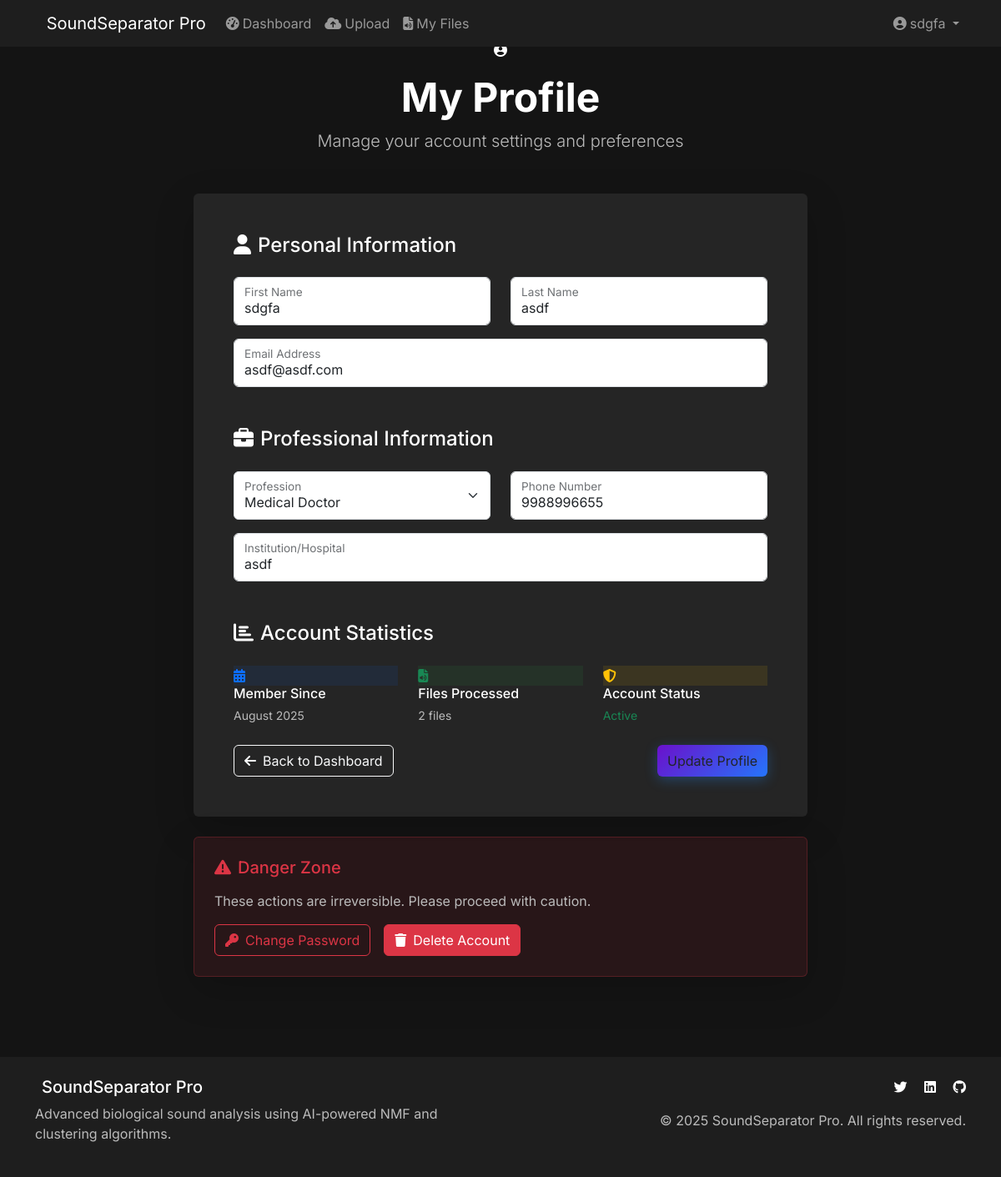
The page /profile (signed in) on the database its author committed.
### app/models.py (models this page shows, shortened)
class User(UserMixin, db.Model):
    id          = db.Column(db.Integer, primary_key=True)
    username    = db.Column(db.String(80), unique=True,  nullable=False)
    email       = db.Column(db.String(120), unique=True, nullable=False)
    first_name  = db.Column(db.String(50),  nullable=False)
    last_name   = db.Column(db.String(50),  nullable=False)
    profession  = db.Column(db.String(100))
    institution = db.Column(db.String(200))
    phone       = db.Column(db.String(20))
    password_hash = db.Column(db.String(255), nullable=False)
    created_at    = db.Column(db.DateTime, default=datetime.utcnow)
    is_active     = db.Column(db.Boolean, default=True)
    audio_files = db.relationship('AudioFile', backref='user', lazy=True)

### app/routes.py (the view, shortened to what this page needs)
@bp.route('/profile', methods=['GET', 'POST'])
@login_required
def profile():
    form = ProfileForm()
    form.first_name.data = current_user.first_name
    form.last_name.data = current_user.last_name
    form.email.data = current_user.email
    form.phone.data = current_user.phone
    form.profession.data = current_user.profession
    form.institution.data = current_user.institution
    return render_template('profile.html', form=form)

### app/forms.py
class ProfileForm(FlaskForm):
    first_name  = StringField(validators=[DataRequired(), Length(min=2, max=50)])
    last_name   = StringField(validators=[DataRequired(), Length(min=2, max=50)])
    email       = StringField(validators=[DataRequired(), Email()])
    phone       = StringField(validators=[Length(min=10, max=20)])
    profession  = SelectField(choices=[
        ('doctor', 'Medical Doctor'), ('nurse', 'Nurse'),
        ('researcher', 'Researcher'), ('student', 'Student'),
        ('technician', 'Medical Technician'), ('engineer', 'Biomedical Engineer'),
        ('other', 'Other')
    ])
    institution = StringField(validators=[Length(max=200)])
    submit      = SubmitField('Update Profile')

### app/models.py (called while the page is built)
@login_manager.user_loader
def load_user(user_id):
    return User.query.get(int(user_id))

### app/templates/profile.html (shortened to what this page needs)
{% extends "base.html" %}
{% block content %}
<div class="container py-5">
    <div class="row">
        <div class="col-lg-8 mx-auto">
            <div class="text-center mb-5" data-aos="fade-up">
                <div class="profile-avatar mb-3">
                    <i class="fas fa-user-circle"></i>
                </div>
                <h1 class="display-5 fw-bold text-white">My Profile</h1>
                <p class="lead text-muted">Manage your account settings and preferences</p>
            </div>
            <div class="card bg-dark-card border-0 shadow-lg" data-aos="fade-up" data-aos-delay="200">
                <div class="card-body p-5">
                    <form method="POST" class="needs-validation" novalidate>
                        <div class="section-header mb-4">
                            <h4 class="text-white">
                                <i class="fas fa-user me-2"></i>Personal Information
                            </h4>
                        </div>
                        <div class="row">
                            <div class="col-md-6">
                                <div class="form-floating mb-3">
                                    {{ form.first_name(class="form-control form-control-dark", placeholder="First Name") }}
                                    <label for="{{ form.first_name.id }}">First Name</label>
                                </div>
                            </div>
                            <div class="col-md-6">
                                <div class="form-floating mb-3">
                                    {{ form.last_name(class="form-control form-control-dark", placeholder="Last Name") }}
                                    <label for="{{ form.last_name.id }}">Last Name</label>
                                </div>
                            </div>
                        </div>
                        <div class="form-floating mb-4">
                            {{ form.email(class="form-control form-control-dark", placeholder="Email Address") }}
                            <label for="{{ form.email.id }}">Email Address</label>
                        </div>
                        <div class="section-header mb-4 mt-5">
                            <h4 class="text-white">
                                <i class="fas fa-briefcase me-2"></i>Professional Information
                            </h4>
                        </div>
                        <div class="row">
                            <div class="col-md-6">
                                <div class="form-floating mb-3">
                                    {{ form.profession(class="form-select form-select-dark") }}
                                    <label for="{{ form.profession.id }}">Profession</label>
                                </div>
                            </div>
                            <div class="col-md-6">
                                <div class="form-floating mb-3">
                                    {{ form.phone(class="form-control form-control-dark", placeholder="Phone Number") }}
                                    <label for="{{ form.phone.id }}">Phone Number</label>
                                </div>
                            </div>
                        </div>
                        <div class="form-floating mb-4">
                            {{ form.institution(class="form-control form-control-dark", placeholder="Institution/Hospital") }}
                            <label for="{{ form.institution.id }}">Institution/Hospital</label>
                        </div>
                        <div class="section-header mb-4 mt-5">
                            <h4 class="text-white">
                                <i class="fas fa-chart-bar me-2"></i>Account Statistics
                            </h4>
                        </div>
                        <div class="row mb-4">
                            <div class="col-md-4">
                                <div class="stat-card-small">
                                    <div class="stat-icon-small bg-primary-soft">
                                        <i class="fas fa-calendar-alt text-primary"></i>
                                    </div>
                                    <div>
                                        <h6 class="text-white mb-1">Member Since</h6>
                                        <small class="text-muted">{{ current_user.created_at.strftime('%B %Y') }}</small>
                                    </div>
                                </div>
                            </div>
                            <div class="col-md-4">
                                <div class="stat-card-small">
                                    <div class="stat-icon-small bg-success-soft">
                                        <i class="fas fa-file-audio text-success"></i>
                                    </div>
                                    <div>
                                        <h6 class="text-white mb-1">Files Processed</h6>
                                        <small class="text-muted">{{ current_user.audio_files|length }} files</small>
                                    </div>
                                </div>
                            </div>
                            <div class="col-md-4">
                                <div class="stat-card-small">
                                    <div class="stat-icon-small bg-warning-soft">
                                        <i class="fas fa-shield-alt text-warning"></i>
                                    </div>
                                    <div>
                                        <h6 class="text-white mb-1">Account Status</h6>
                                        <small class="text-success">Active</small>
                                    </div>
                                </div>
                            </div>
                        </div>
                        <div class="d-flex justify-content-between">
                            <a href="{{ url_for('main.dashboard') }}" class="btn btn-outline-light">
                                <i class="fas fa-arrow-left me-2"></i>Back to Dashboard
                            </a>
                            {{ form.submit(class="btn btn-primary-custom") }}
                        </div>
                    </form>
                </div>
            </div>
            <div class="card bg-danger bg-opacity-10 border-danger border-opacity-25 shadow-lg mt-4" data-aos="fade-up" data-aos-delay="400">
                <div class="card-body p-4">
                    <h5 class="text-danger mb-3">
                        <i class="fas fa-exclamation-triangle me-2"></i>Danger Zone
                    </h5>
                    <p class="text-muted mb-3">
                        These actions are irreversible. Please proceed with caution.
                    </p>
                    <div class="d-flex gap-3">
                        <button class="btn btn-outline-danger" onclick="changePassword()">
                            <i class="fas fa-key me-2"></i>Change Password
                        </button>
                        <button class="btn btn-danger" onclick="deleteAccount()">
                            <i class="fas fa-trash me-2"></i>Delete Account
                        </button>
                    </div>
                </div>
            </div>
        </div>
    </div>
</div>
{% endblock %}

### app/templates/base.html (shortened to what this page needs)
<!DOCTYPE html>
<html lang="en">
<head>
    <link href="https://cdn.jsdelivr.net/npm/bootstrap@5.3.0/dist/css/bootstrap.min.css" rel="stylesheet">
    <link href="https://cdnjs.cloudflare.com/ajax/libs/font-awesome/6.4.0/css/all.min.css" rel="stylesheet">
    <link href="https://unpkg.com/aos@2.3.1/dist/aos.css" rel="stylesheet">
    <link href="{{ url_for('static', filename='css/style.css') }}" rel="stylesheet">
</head>
<body>
    <nav class="navbar navbar-expand-lg navbar-dark bg-dark-custom fixed-top" data-aos="fade-down">
        <div class="container">
            <a class="navbar-brand brand-glow" href="{{ url_for('main.index') }}">
                SoundSeparator Pro
            </a>
            <div class="collapse navbar-collapse" id="navbarNav">
                <ul class="navbar-nav me-auto">
                    {% if current_user.is_authenticated %}
                    <li class="nav-item">
                        <a class="nav-link" href="{{ url_for('main.dashboard') }}">
                            <i class="fas fa-tachometer-alt me-1"></i>Dashboard
                        </a>
                    </li>
                    <li class="nav-item">
                        <a class="nav-link" href="{{ url_for('main.upload') }}">
                            <i class="fas fa-cloud-upload-alt me-1"></i>Upload
                        </a>
                    </li>
                    <li class="nav-item">
                        <a class="nav-link" href="{{ url_for('main.files') }}">
                            <i class="fas fa-file-audio me-1"></i>My Files
                        </a>
                    </li>
                    {% endif %}
                </ul>
                <ul class="navbar-nav">
                    {% if current_user.is_authenticated %}
                    <li class="nav-item dropdown">
                        <a class="nav-link dropdown-toggle" href="#" id="userDropdown" role="button" data-bs-toggle="dropdown">
                            <i class="fas fa-user-circle me-1"></i>{{ current_user.first_name }}
                        </a>
                    </li>
                    {% endif %}
                </ul>
            </div>
        </div>
    </nav>
    <main class="main-content">
        {% block content %}{% endblock %}
    </main>
    <footer class="footer bg-dark-custom text-white py-4 mt-5" data-aos="fade-up">
        <div class="container">
            <div class="row">
                <div class="col-md-6">
                    <h5>SoundSeparator Pro</h5>
                    <p class="text-muted">Advanced biological sound analysis using AI-powered NMF and clustering algorithms.</p>
                </div>
                <div class="col-md-6 text-md-end">
                    <div class="social-links mb-3">
                        <a href="#" class="text-white me-3"><i class="fab fa-twitter"></i></a>
                        <a href="#" class="text-white me-3"><i class="fab fa-linkedin"></i></a>
                        <a href="#" class="text-white"><i class="fab fa-github"></i></a>
                    </div>
                    <p class="text-muted mb-0">&copy; 2025 SoundSeparator Pro. All rights reserved.</p>
                </div>
            </div>
        </div>
    </footer>
</body>
</html>

### app/static/css/style.css (style rules this page uses)
body { font-family: 'Inter', sans-serif; background-color: #141414; color: #ffffff; }
.bg-dark-custom { background-color: #1e1e1e !important; }
.btn-primary-custom { background: linear-gradient(135deg, #6a11cb 0%, #2575fc 100%); border: none; box-shadow: 0 4px 15px rgba(38, 142, 255, 0.3); }
.bg-dark-card { background-color: #252525; }
.bg-primary-soft { background: rgba(17, 97, 237, 0.1); }
.bg-success-soft { background: rgba(40, 167, 69, 0.1); }
.bg-warning-soft { background: rgba(255, 193, 7, 0.1); }
[data-aos] { transition-duration: 0.6s; transition-timing-function: ease-in-out; }
h1, h2, h3, h4, h5, h6 { color: #ffffff !important; }
.lead { color: #cccccc !important; }
p, .text-muted { color: #bbbbbb !important; }

### rows shown on the page
User: first_name "sdgfa", last_name "asdf", email "asdf@asdf.com", profession "Medical Doctor", phone "9988996655", institution "asdf", created_at "August 2025"

### other values the page prints
{{ current_user.audio_files|length }} "2"
